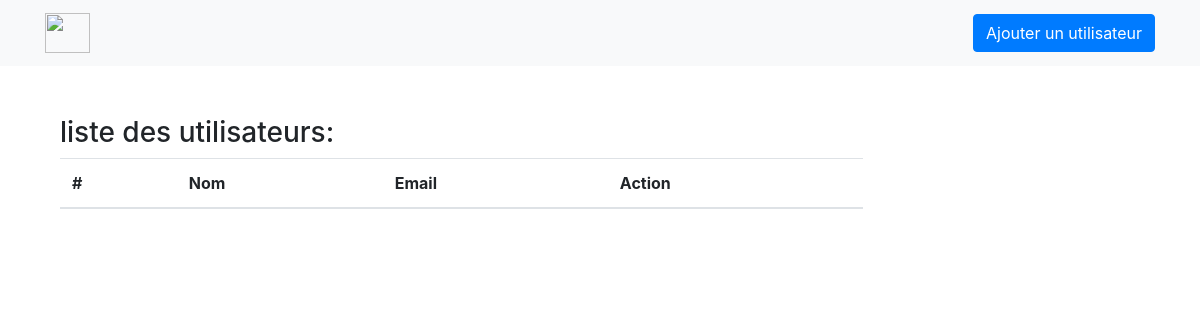
/users, run on an earlier commit of the app's database.
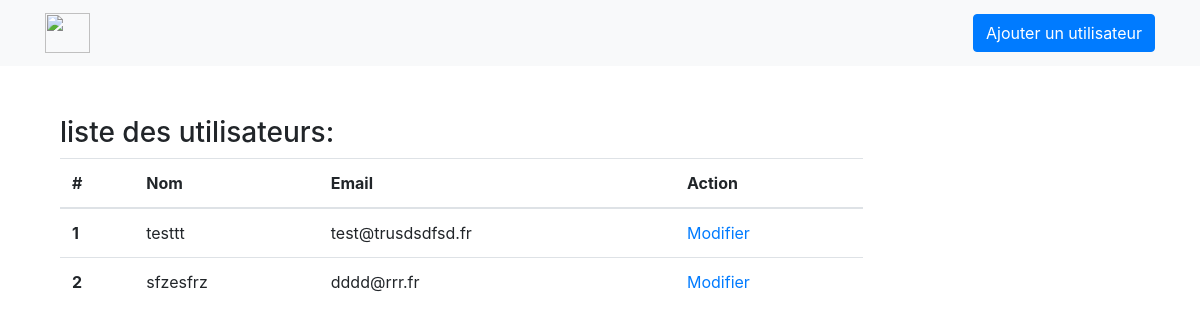
And on a later commit of the database.
### user.py (models this page shows)
class User(db.Model):
    id = db.Column(db.Integer, primary_key=True)
    name = db.Column(db.String(80), nullable=False)
    email = db.Column(db.String(140), unique=True, nullable=False)
    password = db.Column(db.String(80), nullable=True)
    tweets = db.relationship('Tweet', backref='user', lazy=True)

### application.py (the view)
@app.route('/users')
def display_users():
    allUsers = User.query.all()
    return render_template('users.html', users=allUsers)

### templates/users.html (shortened to what this page needs)
<!DOCTYPE html>
<html>
    <head>
        <link rel="stylesheet" href="{{ url_for('static', filename='css/bootstrap.min.css') }}">
    </head>
    <body>
        <div>
            <nav class="navbar navbar-light bg-light">
                <div class="container">
                    <a class="navbar-brand" href="#">
                        <img src="//upload.wikimedia.org/wikipedia/fr/thumb/c/c8/Twitter_Bird.svg/944px-Twitter_Bird.svg.png"
                            width="45" height="40" alt="">
                    </a>
                    <a href="/users/create" class="btn btn-primary">Ajouter un utilisateur</a>
                </div>
            </nav>
        </div>
        <div class="container" style="margin-top: 50px;">
            <div class="col-md-9">
                <h3>liste des utilisateurs:</h3>
                <table class="table">
                    <thead>
                        <th scope="col">#</th>
                        <th scope="col">Nom</th>
                        <th scope="col">Email</th>
                        <th scope="col">Action</th>
                    </thead>
                    <tbody>
                    {% for user in users %}
                    <tr>
                        <th scope="row">{{ user.id }}</th>
                        <td>{{ user.name }}</td>
                        <td>{{ user.email }}</td>
                        <td><a href="/users/{{ user.id }}/edit">Modifier</a></td>
                    </tr>
                    {% endfor %}
                    </tbody>
                </table>
            </div>
        </div>
    </body>
</html>

What changed in the data, as far as the page shows it:
added User: id "1", name "testtt", email "test@trusdsdfsd.fr"
added User: id "2", name "sfzesfrz", email "dddd@rrr.fr"
